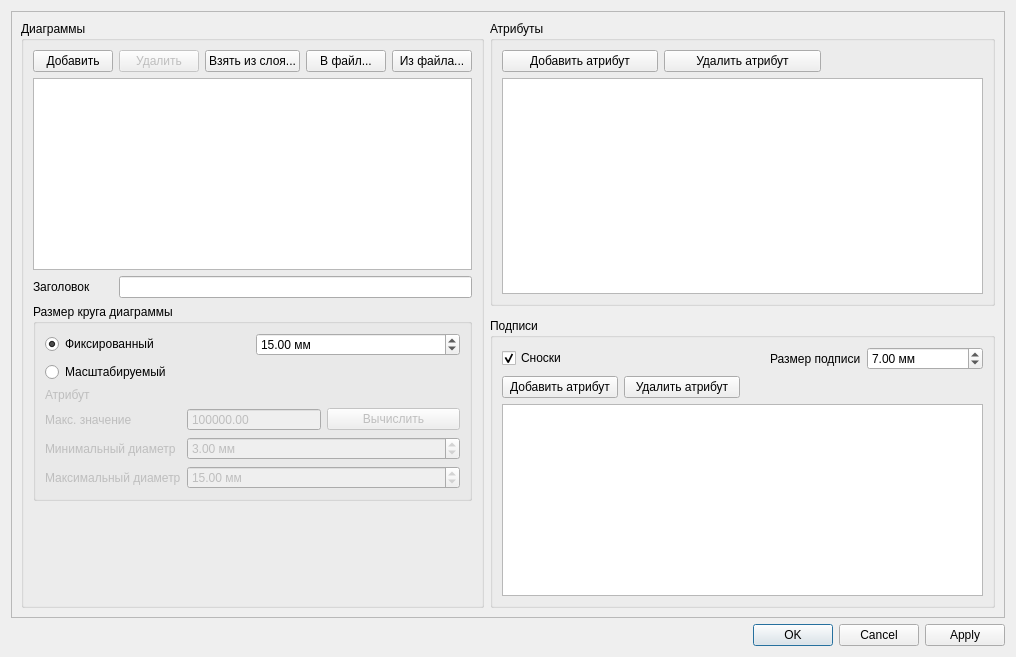
<?xml version="1.0" encoding="UTF-8"?>
<ui version="4.0">
 <class>Dialog</class>
 <widget class="QDialog" name="Dialog">
  <property name="geometry">
   <rect>
    <x>0</x>
    <y>0</y>
    <width>1016</width>
    <height>657</height>
   </rect>
  </property>
  <property name="windowTitle">
   <string>Настройка диаграмм</string>
  </property>
  <property name="locale">
   <locale language="C" country="AnyCountry"/>
  </property>
  <layout class="QGridLayout" name="gridLayout" rowstretch="1,0,0,0" columnstretch="0,1">
   <item row="3" column="0" colspan="2">
    <widget class="QDialogButtonBox" name="buttonBox">
     <property name="orientation">
      <enum>Qt::Horizontal</enum>
     </property>
     <property name="standardButtons">
      <set>QDialogButtonBox::Apply|QDialogButtonBox::Cancel|QDialogButtonBox::Ok</set>
     </property>
    </widget>
   </item>
   <item row="0" column="0" rowspan="2" colspan="2">
    <widget class="QScrollArea" name="scrollArea">
     <property name="widgetResizable">
      <bool>true</bool>
     </property>
     <widget class="QWidget" name="scrollAreaWidgetContents">
      <property name="geometry">
       <rect>
        <x>0</x>
        <y>0</y>
        <width>996</width>
        <height>608</height>
       </rect>
      </property>
      <layout class="QGridLayout" name="gridLayout_5" rowstretch="1,1,0,0" columnstretch="0,1">
       <item row="3" column="1">
        <widget class="QGroupBox" name="groupBox_4">
         <property name="title">
          <string>Подписи</string>
         </property>
         <layout class="QGridLayout" name="labelGridLayout">
          <property name="leftMargin">
           <number>9</number>
          </property>
          <property name="rightMargin">
           <number>9</number>
          </property>
          <item row="0" column="0">
           <widget class="QCheckBox" name="showLineouts">
            <property name="text">
             <string>Сноски</string>
            </property>
            <property name="checked">
             <bool>true</bool>
            </property>
           </widget>
          </item>
          <item row="1" column="1">
           <widget class="QPushButton" name="deleteLabelAttributePushButton">
            <property name="text">
             <string>Удалить атрибут</string>
            </property>
           </widget>
          </item>
          <item row="1" column="0">
           <widget class="QPushButton" name="addLabelAttributePushButton">
            <property name="text">
             <string>Добавить атрибут</string>
            </property>
           </widget>
          </item>
          <item row="0" column="2" alignment="Qt::AlignRight">
           <widget class="QLabel" name="label_7">
            <property name="text">
             <string>Размер подписи</string>
            </property>
           </widget>
          </item>
          <item row="0" column="3">
           <widget class="QDoubleSpinBox" name="labelSizeEdit">
            <property name="suffix">
             <string> мм</string>
            </property>
            <property name="singleStep">
             <double>0.200000000000000</double>
            </property>
            <property name="value">
             <double>7.000000000000000</double>
            </property>
           </widget>
          </item>
          <item row="2" column="0" colspan="4">
           <widget class="QTableView" name="labelAttributeTableView"/>
          </item>
         </layout>
        </widget>
       </item>
       <item row="0" column="1" rowspan="2">
        <widget class="QGroupBox" name="groupBox_6">
         <property name="title">
          <string>Атрибуты</string>
         </property>
         <layout class="QGridLayout" name="gridLayout_6">
          <item row="0" column="1">
           <widget class="QPushButton" name="deleteAttributePushButton">
            <property name="text">
             <string>Удалить атрибут</string>
            </property>
           </widget>
          </item>
          <item row="0" column="0">
           <widget class="QPushButton" name="addAttributePushButton">
            <property name="text">
             <string>Добавить атрибут</string>
            </property>
           </widget>
          </item>
          <item row="1" column="0" colspan="3">
           <widget class="QTableView" name="attributeTableView">
            <attribute name="verticalHeaderVisible">
             <bool>false</bool>
            </attribute>
           </widget>
          </item>
         </layout>
        </widget>
       </item>
       <item row="0" column="0" rowspan="4">
        <widget class="QGroupBox" name="groupBox">
         <property name="title">
          <string>Диаграммы</string>
         </property>
         <layout class="QGridLayout" name="gridLayout_2">
          <item row="2" column="0">
           <widget class="QLabel" name="label_2">
            <property name="text">
             <string>Заголовок</string>
            </property>
           </widget>
          </item>
          <item row="5" column="0">
           <spacer name="verticalSpacer">
            <property name="orientation">
             <enum>Qt::Vertical</enum>
            </property>
            <property name="sizeHint" stdset="0">
             <size>
              <width>20</width>
              <height>40</height>
             </size>
            </property>
           </spacer>
          </item>
          <item row="0" column="1">
           <widget class="QPushButton" name="mDeleteDiagramm">
            <property name="enabled">
             <bool>false</bool>
            </property>
            <property name="text">
             <string>Удалить</string>
            </property>
           </widget>
          </item>
          <item row="0" column="2">
           <widget class="QPushButton" name="mImportFromLayer">
            <property name="text">
             <string>Взять из слоя...</string>
            </property>
           </widget>
          </item>
          <item row="0" column="0">
           <widget class="QPushButton" name="mAddDiagramm">
            <property name="text">
             <string>Добавить</string>
            </property>
           </widget>
          </item>
          <item row="0" column="3">
           <widget class="QPushButton" name="mSaveToFile">
            <property name="text">
             <string>В файл...</string>
            </property>
           </widget>
          </item>
          <item row="0" column="4">
           <widget class="QPushButton" name="mReadFromFile">
            <property name="text">
             <string>Из файла...</string>
            </property>
           </widget>
          </item>
          <item row="1" column="0" colspan="5">
           <widget class="QListWidget" name="mDiagrammsListWidget"/>
          </item>
          <item row="2" column="1" colspan="4">
           <widget class="QLineEdit" name="titleEdit"/>
          </item>
          <item row="4" column="0" colspan="5">
           <widget class="QGroupBox" name="groupBox_3">
            <property name="title">
             <string>Размер круга диаграммы</string>
            </property>
            <layout class="QGridLayout" name="gridLayout_4">
             <item row="0" column="0">
              <widget class="QRadioButton" name="fixedSizeRadioButton">
               <property name="text">
                <string>Фиксированный</string>
               </property>
               <property name="checked">
                <bool>true</bool>
               </property>
              </widget>
             </item>
             <item row="0" column="1">
              <widget class="QDoubleSpinBox" name="fixedDiagrammSize">
               <property name="suffix">
                <string> мм</string>
               </property>
               <property name="maximum">
                <double>999999.000000000000000</double>
               </property>
               <property name="value">
                <double>15.000000000000000</double>
               </property>
              </widget>
             </item>
             <item row="1" column="0">
              <widget class="QRadioButton" name="scaledSizeRadioButton">
               <property name="text">
                <string>Масштабируемый</string>
               </property>
              </widget>
             </item>
             <item row="2" column="0" colspan="2">
              <widget class="QFrame" name="scaledSizeFrame">
               <property name="enabled">
                <bool>false</bool>
               </property>
               <property name="frameShape">
                <enum>QFrame::NoFrame</enum>
               </property>
               <property name="frameShadow">
                <enum>QFrame::Raised</enum>
               </property>
               <layout class="QGridLayout" name="scaledSizeGridLayout">
                <property name="margin">
                 <number>0</number>
                </property>
                <item row="5" column="0">
                 <widget class="QLabel" name="label_5">
                  <property name="text">
                   <string>Максимальный диаметр</string>
                  </property>
                 </widget>
                </item>
                <item row="0" column="0">
                 <widget class="QLabel" name="label_3">
                  <property name="text">
                   <string>Атрибут</string>
                  </property>
                 </widget>
                </item>
                <item row="4" column="0">
                 <widget class="QLabel" name="label_4">
                  <property name="text">
                   <string>Минимальный диаметр</string>
                  </property>
                 </widget>
                </item>
                <item row="4" column="1" colspan="2">
                 <widget class="QDoubleSpinBox" name="minDiagrammSize">
                  <property name="suffix">
                   <string> мм</string>
                  </property>
                  <property name="decimals">
                   <number>2</number>
                  </property>
                  <property name="maximum">
                   <double>999999.000000000000000</double>
                  </property>
                  <property name="singleStep">
                   <double>1.000000000000000</double>
                  </property>
                  <property name="value">
                   <double>3.000000000000000</double>
                  </property>
                 </widget>
                </item>
                <item row="5" column="1" colspan="2">
                 <widget class="QDoubleSpinBox" name="maxDiagrammSize">
                  <property name="suffix">
                   <string> мм</string>
                  </property>
                  <property name="decimals">
                   <number>2</number>
                  </property>
                  <property name="maximum">
                   <double>999999999.000000000000000</double>
                  </property>
                  <property name="singleStep">
                   <double>1.000000000000000</double>
                  </property>
                  <property name="value">
                   <double>15.000000000000000</double>
                  </property>
                 </widget>
                </item>
                <item row="2" column="0">
                 <widget class="QLabel" name="label_6">
                  <property name="text">
                   <string>Макс. значение</string>
                  </property>
                 </widget>
                </item>
                <item row="2" column="1">
                 <widget class="QDoubleSpinBox" name="scaleEdit">
                  <property name="buttonSymbols">
                   <enum>QAbstractSpinBox::NoButtons</enum>
                  </property>
                  <property name="maximum">
                   <double>999999999.000000000000000</double>
                  </property>
                  <property name="value">
                   <double>300000.000000000000000</double>
                  </property>
                 </widget>
                </item>
                <item row="2" column="2">
                 <widget class="QPushButton" name="scalePushButton">
                  <property name="text">
                   <string>Вычислить</string>
                  </property>
                 </widget>
                </item>
                <item row="1" column="0" colspan="3">
                 <layout class="QHBoxLayout" name="horizontalLayout"/>
                </item>
               </layout>
              </widget>
             </item>
            </layout>
           </widget>
          </item>
         </layout>
        </widget>
       </item>
      </layout>
     </widget>
    </widget>
   </item>
  </layout>
 </widget>
 <resources/>
 <connections>
  <connection>
   <sender>buttonBox</sender>
   <signal>accepted()</signal>
   <receiver>Dialog</receiver>
   <slot>accept()</slot>
   <hints>
    <hint type="sourcelabel">
     <x>263</x>
     <y>647</y>
    </hint>
    <hint type="destinationlabel">
     <x>157</x>
     <y>274</y>
    </hint>
   </hints>
  </connection>
  <connection>
   <sender>buttonBox</sender>
   <signal>rejected()</signal>
   <receiver>Dialog</receiver>
   <slot>reject()</slot>
   <hints>
    <hint type="sourcelabel">
     <x>331</x>
     <y>647</y>
    </hint>
    <hint type="destinationlabel">
     <x>286</x>
     <y>274</y>
    </hint>
   </hints>
  </connection>
  <connection>
   <sender>mAddDiagramm</sender>
   <signal>clicked()</signal>
   <receiver>Dialog</receiver>
   <slot>mAddDiagramm_clicked()</slot>
   <hints>
    <hint type="sourcelabel">
     <x>77</x>
     <y>52</y>
    </hint>
    <hint type="destinationlabel">
     <x>130</x>
     <y>1</y>
    </hint>
   </hints>
  </connection>
  <connection>
   <sender>mDeleteDiagramm</sender>
   <signal>clicked()</signal>
   <receiver>Dialog</receiver>
   <slot>mDeleteDiagramm_clicked()</slot>
   <hints>
    <hint type="sourcelabel">
     <x>207</x>
     <y>53</y>
    </hint>
    <hint type="destinationlabel">
     <x>294</x>
     <y>1</y>
    </hint>
   </hints>
  </connection>
  <connection>
   <sender>mImportFromLayer</sender>
   <signal>clicked()</signal>
   <receiver>Dialog</receiver>
   <slot>mImportFromLayer_clicked()</slot>
   <hints>
    <hint type="sourcelabel">
     <x>353</x>
     <y>64</y>
    </hint>
    <hint type="destinationlabel">
     <x>533</x>
     <y>7</y>
    </hint>
   </hints>
  </connection>
  <connection>
   <sender>addAttributePushButton</sender>
   <signal>clicked()</signal>
   <receiver>Dialog</receiver>
   <slot>addAttributePushButton_clicked()</slot>
   <hints>
    <hint type="sourcelabel">
     <x>676</x>
     <y>48</y>
    </hint>
    <hint type="destinationlabel">
     <x>497</x>
     <y>527</y>
    </hint>
   </hints>
  </connection>
  <connection>
   <sender>scaleEdit</sender>
   <signal>editingFinished()</signal>
   <receiver>Dialog</receiver>
   <slot>scaleValueEditingFinished()</slot>
   <hints>
    <hint type="sourcelabel">
     <x>251</x>
     <y>432</y>
    </hint>
    <hint type="destinationlabel">
     <x>359</x>
     <y>322</y>
    </hint>
   </hints>
  </connection>
 </connections>
 <slots>
  <slot>diagrammTypeChanged(int)</slot>
  <slot>scaleValueEditingFinished()</slot>
  <slot>scaleUnitsChanged(int)</slot>
  <slot>componentsItemClicked(QListWidgetItem*)</slot>
  <slot>unitsChanged(int)</slot>
  <slot>unitsChangedVol(int)</slot>
  <slot>mAddDiagramm_clicked()</slot>
  <slot>mDeleteDiagramm_clicked()</slot>
  <slot>mImportFromLayer_clicked()</slot>
  <slot>addAttributePushButton_clicked()</slot>
 </slots>
</ui>
